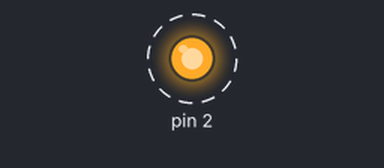
Bench run of a sketch on a simulated Arduino Uno, built for the host (arithmetic inside an expression is 32-bit, double 64-bit). Shown: output pins drawn as LEDs (lit = HIGH). Dashed ring = blinking. WiFi joins after 1.5 s; servers stay silent unless stated; what the sketch prints to the serial monitor is not drawn.

Above: at 0.5 s.
Timing chart, 0 to 4.6 s (numbered marks = the images above):
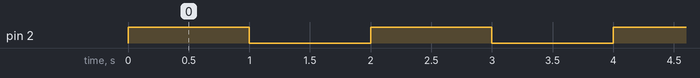

Measured:
- by itself, pin 2: alternates HIGH for 1.0 s and LOW for 1.0 s

The sketch:

ethertest.ino
```cpp
#include <SPI.h>
#include <Ethernet.h>


byte mac[] = {
  0xDE, 0xAD, 0xBE, 0xEF, 0xFE, 0xED };
IPAddress ip(192,168,100,21);

// Initialize the Ethernet server library
// with the IP address and port you want to use
// (port 80 is default for HTTP):
EthernetServer server(80);

void setup() {
  // You can't use pin 13 and the w5100 uses it so initialize digital pin 2 as an output instead.
  pinMode(2, OUTPUT);
  Serial.begin(9600);
  Serial.println("Starting up Webserver");
   Ethernet.begin(mac, ip);
   server.begin();
}

// the loop function runs over and over again forever
void loop() {
  digitalWrite(2, HIGH);
  Serial.println("BLINK");
  delay(1000);
  digitalWrite(2, LOW);
  delay(1000);
}
```
